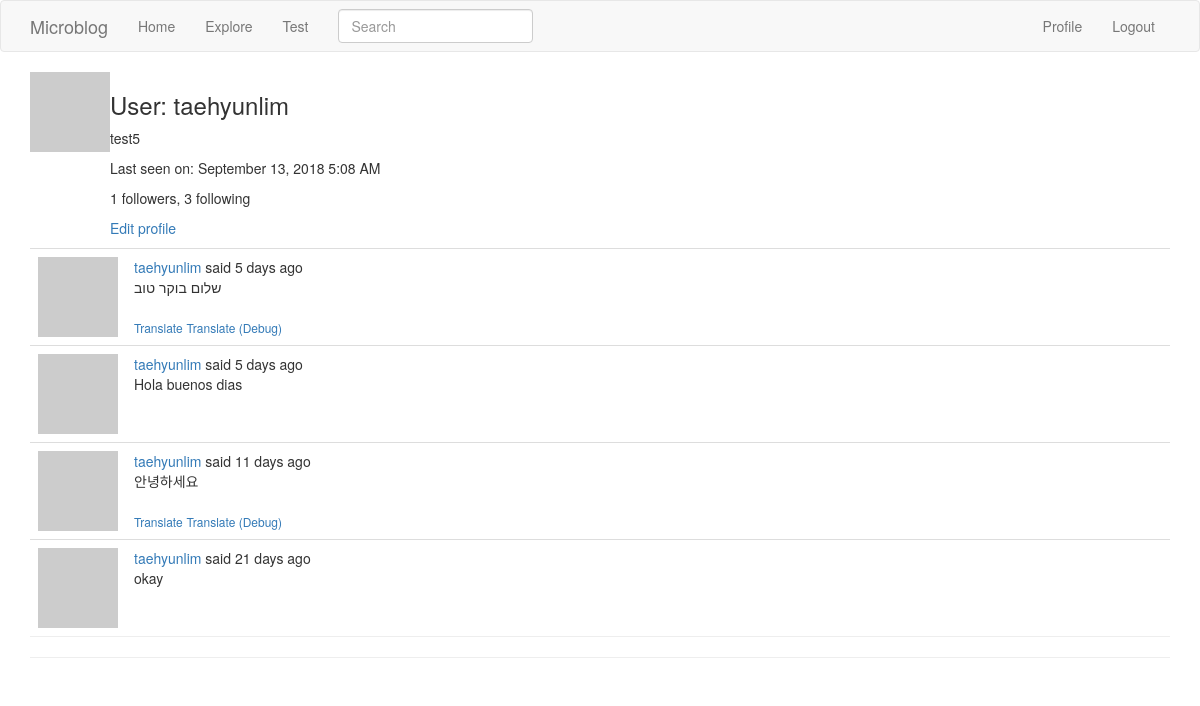
Page /user/taehyunlim (signed in) on the earlier database version.
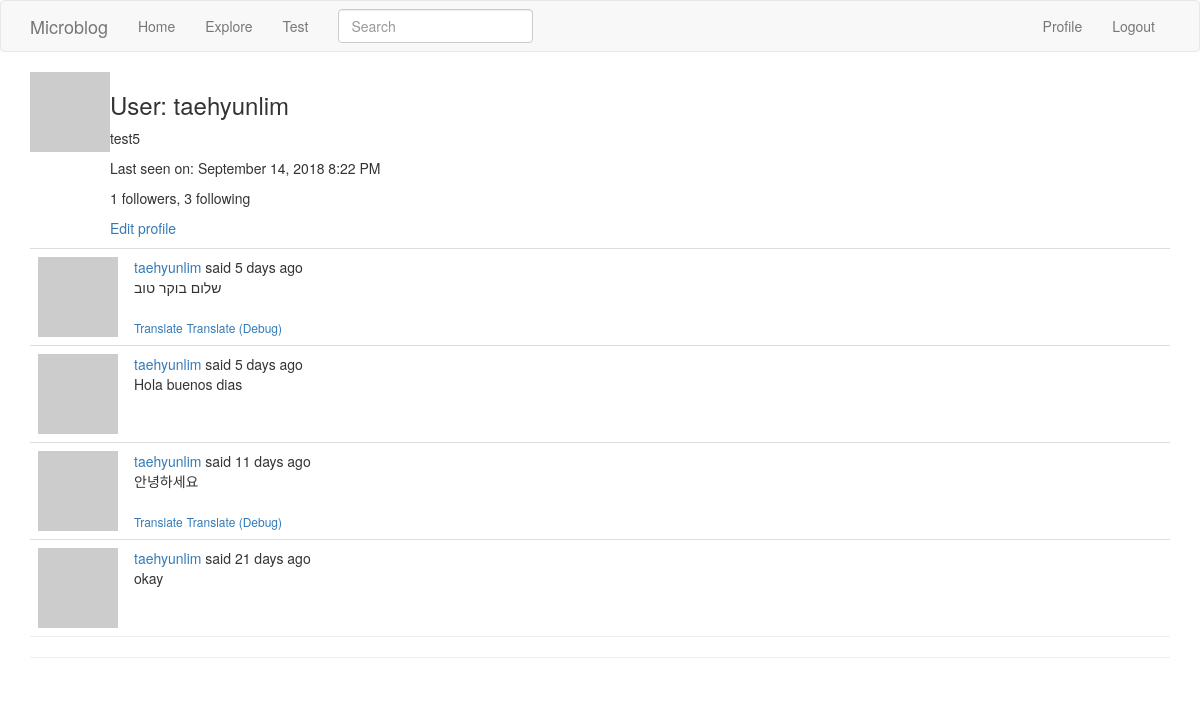
Same page on the later database version.
### app/models.py (models this page shows, shortened)
class User(UserMixin, db.Model):
    id = db.Column(db.Integer, primary_key=True)
    username = db.Column(db.String(64), index=True, unique=True)
    email = db.Column(db.String(120), index=True, unique=True)
    pw_hash = db.Column(db.String(128))
    about_me = db.Column(db.String(140))
    datetime_joined = db.Column(db.DateTime, default=datetime.utcnow)
    datetime_last_seen = db.Column(db.DateTime, default=datetime.utcnow)
    posts = db.relationship('Post', backref='author', lazy='dynamic')
    followed = db.relationship(
        'User', # Self-referential
        secondary=followers, # Association table defined above
        primaryjoin=(followers.c.follower_id == id), # How left-side entity is linked: User's `id` matches the `follower_id` field of the association table
        secondaryjoin=(followers.c.followed_id == id), # How the right-side entity (followed user) is linked.
        backref=db.backref('followers', lazy='dynamic'), # How this relationship will be accessed from the right-side entity (followed)
        lazy='dynamic' # `dynamic` sets up the query to not run until specifically requested
    )
    def avatar(self, size):
        digest = md5(self.email.lower().encode('utf-8')).hexdigest()
        return 'https://www.gravatar.com/avatar/{}?d=identicon&s={}'.format(digest, size)

class SearchableMixin(object):
    @classmethod
    def before_commit(cls, session):
        session._changes = {
            'add': list(session.new),
            'update': list(session.dirty),
            'delete': list(session.deleted)
        }
    @classmethod
    def after_commit(cls, session):
        for obj in session._changes['add']:
            if isinstance(obj, SearchableMixin):
                add_to_index(obj.__tablename__, obj)
        for obj in session._changes['update']:
            if isinstance(obj, SearchableMixin):
                add_to_index(obj.__tablename__, obj)
        for obj in session._changes['delete']:
            if isinstance(obj, SearchableMixin):
                remove_from_index(obj.__tablename__, obj)
        session._changes = None

class Post(SearchableMixin, db.Model):
    __searchable__ = ['body']
    id = db.Column(db.Integer, primary_key=True)
    body = db.Column(db.String(140))
    timestamp = db.Column(db.DateTime, index=True, default=datetime.utcnow)
    user_id = db.Column(db.Integer, db.ForeignKey('user.id'))
    language = db.Column(db.String(5))

### app/main/routes.py (the view)
@bp.route('/user/<username>')
@login_required
def user(username):
    user = User.query.filter_by(username=username).first_or_404()
    page = request.args.get('page', 1, type=int)
    posts = user.posts.order_by(Post.timestamp.desc()).paginate(
        page, current_app.config['POSTS_PER_PAGE'], False)
    next_url = url_for('main.user', username=user.username, page=posts.next_num) if posts.has_next else None
    prev_url = url_for('main.user', username=user.username, page=posts.prev_num) if posts.has_prev else None
    return render_template('user.html', user=user, posts=posts.items, next_url=next_url, prev_url=prev_url)

### app/main/forms.py
class SearchForm(FlaskForm):
    q = StringField(_l('Search'), validators=[DataRequired()])
    def __init__(self, *args, **kwargs):
        if 'formdata' not in kwargs:
            kwargs['formdata'] = request.args
        if 'csrf_enabled' not in kwargs:
            kwargs['csrf_enabled'] = False
        super(SearchForm, self).__init__(*args, **kwargs)

### app/main/routes.py (called while the page is built)
@bp.before_request
def before_request():
    if current_user.is_authenticated:
        current_user.datetime_last_seen = datetime.utcnow()
        db.session.commit()
        g.search_form = SearchForm()
    g.locale = str(get_locale())

### app/models.py (called while the page is built)
@login.user_loader
def load_user(id):
    return User.query.get(int(id))

### app/templates/user.html (shortened to what this page needs)
{% extends "base.html" %}
{% block app_content %}
  <table>
    <tr valign="top">
      <td><img src="{{ user.avatar(64) }}"></td>
      <td>
        <h3>User: {{ user.username }}</h3>
        {% if user.about_me %}<p>{{ user.about_me }}</p>{% endif %}
        {% if user.datetime_last_seen %}<p>Last seen on: {{ moment(user.datetime_last_seen).format('LLL') }}</p>{% endif %}
        <p>{{ user.followers.count() }} followers, {{ user.followed.count() }} following</p>
        {% if user == current_user %}
        <p><a href="{{ url_for('main.edit_profile') }}">Edit profile</a></p>
        {% elif not current_user.is_following(user) %}
        <p><a href="{{ url_for('main.follow', username=user.username) }}">Follow</a><p>
        {% else %}
        <p><a href="{{ url_for('main.unfollow', username=user.username) }}">Unfollow</a><p>
        {% endif %}
      </td>
    </tr>
  </table>
  {% for post in posts %}
    {% include '_post.html' %}
  {% endfor %}
  <hr style="margin-top: 0 !important;">
{% endblock %}

### app/templates/base.html (shortened to what this page needs)
{% extends 'bootstrap/base.html' %}
{% block navbar %}
  <nav class="navbar navbar-default">
      <div class="container">
          <div class="navbar-header">
              <a class="navbar-brand" href="{{ url_for('main.index') }}">Microblog</a>
          </div>
          <div class="collapse navbar-collapse" id="bs-example-navbar-collapse-1">
              <ul class="nav navbar-nav">
                  <li><a href="{{ url_for('main.index') }}">Home</a></li>
                  <li><a href="{{ url_for('main.explore') }}">Explore</a></li>
                  <li><a href="{{ url_for('main.test') }}">Test</a></li>
              </ul>
              <ul class="nav navbar-nav navbar-right">
                  {% if current_user.is_anonymous %}
                  <li><a href="{{ url_for('auth.login') }}">Login</a></li>
                  {% else %}
                  <li><a href="{{ url_for('main.user', username=current_user.username) }}">Profile</a></li>
                  <li><a href="{{ url_for('auth.logout') }}">Logout</a></li>
                  {% endif %}
              </ul>
              {% if g.search_form %}
              <form class="navbar-form navbar-left" method="get" action="{{ url_for('main.search') }}">
                <div class="form-group">
                  {{ g.search_form.q(size=20, class='form-control', placeholder=g.search_form.q.label.text) }}
                </div>
              </form>
              {% endif %}
          </div>
      </div>
  </nav>
{% endblock %}
{% block content %}
  <div class="container">
    {% block app_content %}{% endblock %}
    <hr>
  </div>
{% endblock %}

### app/templates/_post.html (shortened to what this page needs)
<table class="table table-hover" style="margin-bottom: 0 !important;">
  <tr>
    <td width="30px">
      <a href="{{ url_for('main.user', username=post.author.username) }}">
        <img src="{{ post.author.avatar(16) }}">
      </a>
    </td>
    <td>
      {{ _('%(username)s said %(when)s', username=user_link, when=moment(post.timestamp).fromNow()) }}
      <br>
      <span id="post_{{ post.id }}">{{ post.body }}</span>
      {% if post.language and post.language != g.locale %}
      <br><br>
      <span id="translation_{{ post.id }}">
        <a href="javascript:translate('#post_{{ post.id }}', '#translation_{{ post.id }}', '{{ post.language }}', '{{ g.locale }}');
        " style="font-size: 12px;">{{ _('Translate') }}</a>
        <a href="javascript:console.log('#post_{{ post.id }}', '#translation_{{ post.id }}', '{{ post.language }}', '{{ g.locale }}');
        " style="font-size: 12px;">{{ _('Translate (Debug)') }}</a>
      </span>
      {% endif %}
    </td>
  </tr>
</table>

Differences in the rows shown:
changed User "taehyunlim": datetime_last_seen "September 13, 2018 5:08 AM" → "September 14, 2018 8:22 PM"
